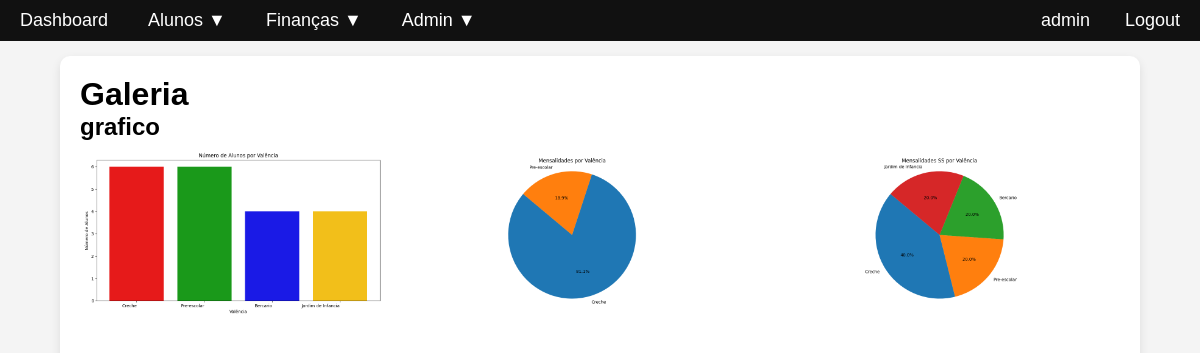
Before: /galeria/ (signed in) with the older database file.
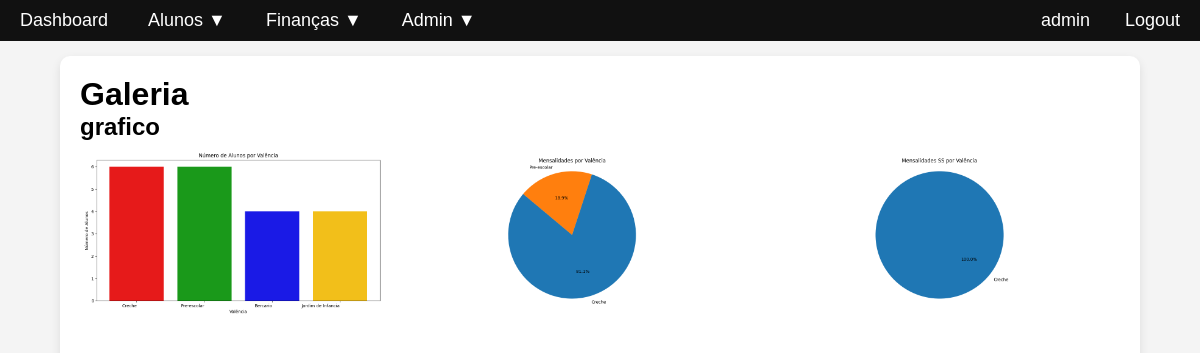
After: the same page with the newer database file.
### data_hub/models.py (models this page shows, shortened)
class Imagem(models.Model):
    class Meta:
        db_table = 'imagem'
    imagem_id = models.AutoField(primary_key=True)
    imagem = models.ImageField()
    alt = models.CharField(max_length=100, default='')
    tipo_imagem_id = models.ManyToManyField(to='TipoImagem', db_table='imagem_tipo_imagem')

class TipoImagem(models.Model):
    class Meta:
        db_table = 'tipo_imagem'
    tipo_imagem_id = models.AutoField(primary_key=True)
    tipo_imagem = models.CharField(max_length=100, default='')

### data_hub/views.py (the view)
# urls.py: path('galeria/', views.galeria, name='galeria'),
@login_required(login_url=login_url)
def galeria(request):
    imagens_por_tipo = {}
    imagens = Imagem.objects.prefetch_related('tipo_imagem_id').all()
    for imagem in imagens:
        for tipo in imagem.tipo_imagem_id.all():
            tipo_nome = tipo.tipo_imagem
            if tipo_nome not in imagens_por_tipo:
                imagens_por_tipo[tipo_nome] = []
            imagens_por_tipo[tipo_nome].append(imagem)
    counter = 3
    if request.META.get('HTTP_USER_AGENT'):
        user_agent = request.META['HTTP_USER_AGENT'].lower()
        if 'mobile' in user_agent or 'android' in user_agent or 'iphone' in user_agent:
            counter = 1
    content = {
        'imagens_por_tipo': imagens_por_tipo,
        'counter': counter,
    }
    return render(request, 'testes/galeria.html', content)

### data_hub/templates/testes/galeria.html
{% extends 'navigation.html' %}
{% block content %}
<div class="container mt-4">
    <h1>Galeria</h1>
    {% for tipo, imagens in imagens_por_tipo.items %}
        <h2>{{ tipo }}</h2>
        <table class="table">
            <tbody>
                {% for imagem in imagens %}
                    {% if forloop.counter0|divisibleby:counter %}
                        <tr>
                    {% endif %}
                    <td class="text-center">
                        <div class="card">
                            <img src="{{ imagem.imagem.url }}" class="card-img-top" alt="{{ imagem.alt }}" style="max-width: 100%; height: auto;">
                        </div>
                    </td>
                    {% if forloop.counter|divisibleby:3 or forloop.last %}
                        </tr>
                    {% endif %}
                {% endfor %}
            </tbody>
        </table>
    {% endfor %}
</div>
{% endblock %}

### data_hub/templates/navigation.html (shortened to what this page needs)
{% extends "layout.html" %}
{% block nav %}
<div id="mySidebar" class="sidebar">
    <a href="{% url 'index' %}">Dashboard</a>
    {% if user.is_staff %}
        {% if user.is_superuser or perms.auth.grupo_alunos %}
            <div class="dropdown">
                <span class="dropdown-btn">Alunos ▼</span>
            </div>
        {% endif %}
        {% if user.is_superuser or perms.auth.grupo_financas %}
            <div class="dropdown">
                <span class="dropdown-btn">Finanças ▼</span>
            </div>
        {% endif %}
        {% if user.is_superuser or perms.auth.grupo_admin %}
            <div class="dropdown">
                <span class="dropdown-btn">Admin ▼</span>
            </div>
        {% endif %}
    {% endif %}
    <span style="color: white; margin-left: auto; display: inline-block; vertical-align: middle; font-size: 18px; padding: 10px 15px;">
        {{ user.username }}
    </span>
    <a href="{% url 'logout' %}">Logout</a>
</div>
{% endblock %}

### data_hub/templates/layout.html (shortened to what this page needs)
{% load static %}
<!DOCTYPE html>
<html lang="en">
<head>
</head>
<body style="overflow: hidden;">
    {% block nav %}
    {% endblock %}
    <div class="content">
        {% block content %}
        {% endblock %}
    </div>
</body>
</html>

### data_hub/templates/layout.html (style rules this page uses)
* { margin: 0; padding: 0; box-sizing: border-box; }
body { display: flex; flex-direction: column; height: 100vh; background-color: #f4f4f4; font-family: Arial, sans-serif; }
.content { margin-top: 120px; padding: 20px; overflow-y: auto; background-color: white; border-radius: 10px; box-shadow: 0px 4px 10px rgba(0, 0, 0, 0.1); width: 90%; max-width: 1200px; margin: auto; height: calc(100vh - 70px); }

### data_hub/templates/navigation.html (style rules this page uses)
.sidebar { height: 100%; width: 0; position: fixed; z-index: 1000; top: 0; left: 0; background-color: #111; transition: 0.5s; padding-top: 60px; }
.sidebar a, .dropdown-btn { padding: 10px 15px; text-decoration: none; font-size: 18px; color: white; display: block; transition: 0.3s; background: none; border: none; width: 100%; text-align: left; cursor: pointer; }
@media screen and (min-width: 768px) { .sidebar { display: flex; position: relative; width: 100%; height: auto; flex-direction: row; background-color: #111; padding-top: 0; } }
@media screen and (min-width: 768px) { .sidebar a, .dropdown-btn { display: inline-block; padding: 10px 20px; width: auto; text-align: center; } }
@media screen and (min-width: 768px) { .dropdown { position: relative; } }

Changed rows visible on the page:
changed Imagem (number 3 of 3 on the later page): imagem: a different picture
